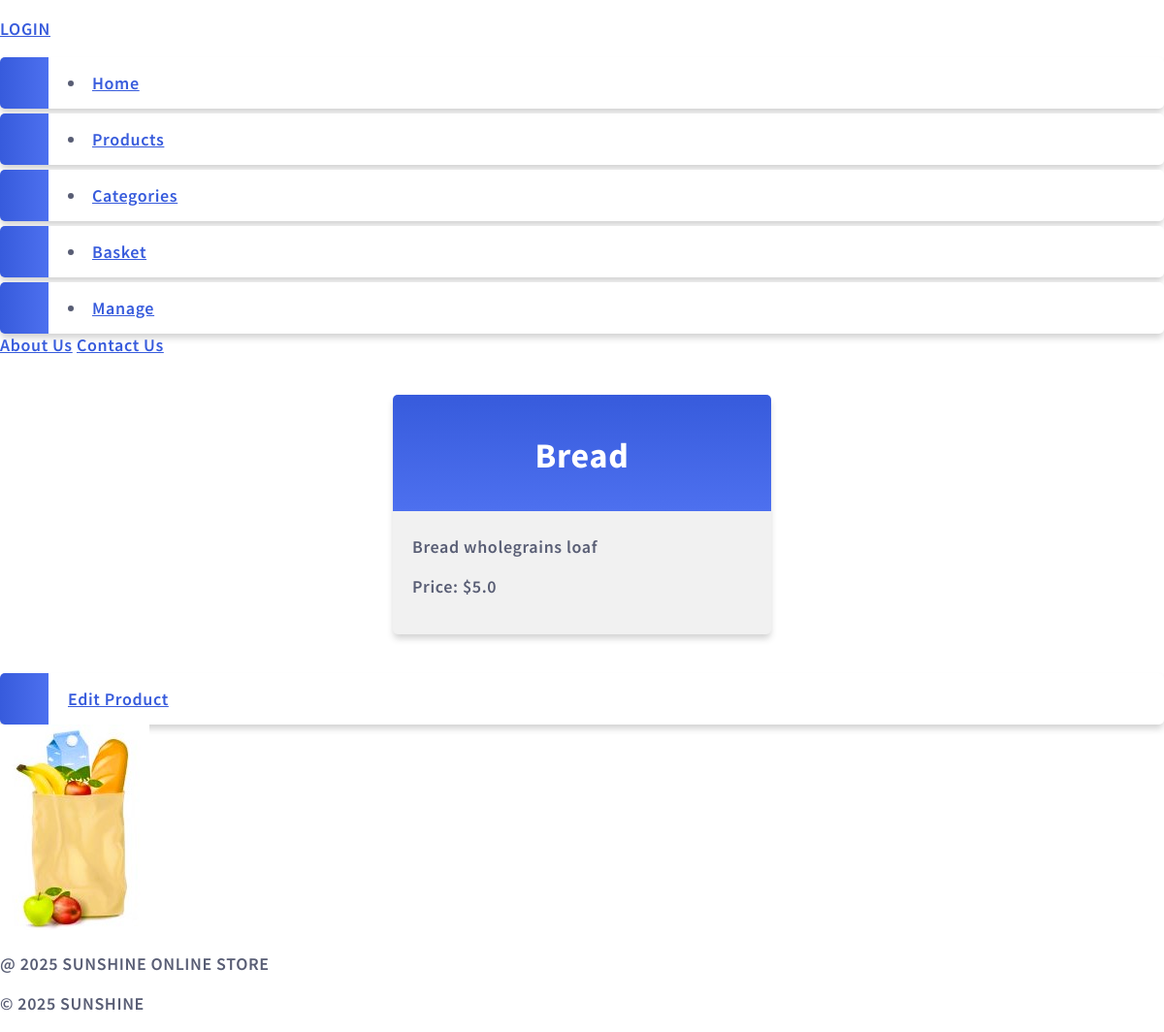
/api/product/1/, run on the app's committed database.
### backend/models.py (models this page shows, shortened)
class Product(models.Model):
    name = models.CharField(max_length=250, null=False)
    price = models.FloatField()
    description = models.TextField()
    stock = models.PositiveIntegerField()
    category = models.ForeignKey(Category, on_delete=models.CASCADE,null=True, related_name='products')

### backend/views.py (the view)
# urls.py: path('product/<int:pk>/', product_template, name='product'),
def product_template(request, pk):
    product = Product.objects.get(id=pk)
    return render(request, template_name ='product.html', context={'product' : product })

### backend/templatetags/custom_tags.py (called while the page is built)
@register.filter(name='currency')
def currency(value):
    return f"${value}"

### backend/templates/product.html (shortened to what this page needs)
{% extends 'base.html' %}
{% load static %}
{% load custom_tags %}
{% block content %}
<div class="mycard">
    <h1>{{ product.name|title }}</h1>
    <p>{{ product.description }}</p>
    <p>Price: {{ product.price|currency }}</p>
</div>
<ul>
    <li><a href="{% url 'edit_product' product.pk %}">Edit Product</a></li>
</ul>
{% endblock %}

### allstatic/myglobal.css (style rules this page uses)
body { margin:0; font: 600 18px 'Source Sans Pro', sans-serif; letter-spacing: 0.64px; color: #585d74; }
.mycard { background-color: #f1f1f1; background-image: linear-gradient(to bottom, #375BDC, #4D70EF); background-size: 100% 120px; background-repeat: no-repeat; margin: 40px auto; width: 350px; border-radius: 5px; box-shadow: 0 5px 7px -1px rgba(51, 51, 51, 0.23); padding: 20px; }
.mycard h1 { text-align: center; color:#ffffff; margin:20px 0 60px 0; }
ul { list-style-type: none; padding: 0; margin: 0; }
li { background-color: #ffffff; background-image: linear-gradient(to right, #375BDC, #4D70EF); background-size: 50px 60px; background-repeat: no-repeat; cursor: pointer; transition: transform .25s; border-radius: 5px; box-shadow: 0 5px 7px -1px rgba(51, 51, 51, 0.23); padding: 15px; padding-left: 70px; margin-top: 5px; }
a:link, a:visited { color: #375BDC; }

### data on the page
Product: name "Bread", description "Bread wholegrains loaf", price "$5.0"
